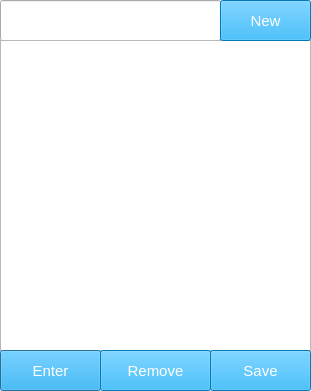
<?xml version="1.0" encoding="UTF-8"?>
<ui version="4.0">
 <class>date</class>
 <widget class="QDialog" name="date">
  <property name="geometry">
   <rect>
    <x>0</x>
    <y>0</y>
    <width>311</width>
    <height>391</height>
   </rect>
  </property>
  <property name="windowTitle">
   <string>Dialog</string>
  </property>
  <property name="styleSheet">
   <string notr="true">background-image:url(:/img/8.jpg);</string>
  </property>
  <widget class="QLineEdit" name="lineEdit">
   <property name="geometry">
    <rect>
     <x>0</x>
     <y>0</y>
     <width>221</width>
     <height>41</height>
    </rect>
   </property>
   <property name="styleSheet">
    <string notr="true">color:white;</string>
   </property>
  </widget>
  <widget class="QListWidget" name="listWidget">
   <property name="geometry">
    <rect>
     <x>0</x>
     <y>40</y>
     <width>311</width>
     <height>311</height>
    </rect>
   </property>
   <property name="styleSheet">
    <string notr="true">color:white;</string>
   </property>
  </widget>
  <widget class="QPushButton" name="pushButton_2">
   <property name="geometry">
    <rect>
     <x>0</x>
     <y>350</y>
     <width>101</width>
     <height>41</height>
    </rect>
   </property>
   <property name="styleSheet">
    <string notr="true">QPushButton{
			background-color:rgb(0, 170, 255);
			color:white;
			font-size:15px;
}
QPushButton:hover
{
	background-color:rgb(202, 232, 255);
	color:gray;
}</string>
   </property>
   <property name="text">
    <string>Enter</string>
   </property>
  </widget>
  <widget class="QPushButton" name="pushButton">
   <property name="geometry">
    <rect>
     <x>220</x>
     <y>0</y>
     <width>91</width>
     <height>41</height>
    </rect>
   </property>
   <property name="styleSheet">
    <string notr="true">QPushButton{
			background-color:rgb(0, 170, 255);
			color:white;
			font-size:15px;
}
QPushButton:hover
{
	background-color:rgb(202, 232, 255);
	color:gray;
}</string>
   </property>
   <property name="text">
    <string>New</string>
   </property>
  </widget>
  <widget class="QPushButton" name="pushButton_3">
   <property name="geometry">
    <rect>
     <x>210</x>
     <y>350</y>
     <width>101</width>
     <height>41</height>
    </rect>
   </property>
   <property name="styleSheet">
    <string notr="true">QPushButton{
			background-color:rgb(0, 170, 255);
			color:white;
			font-size:15px;
}
QPushButton:hover
{
	background-color:rgb(202, 232, 255);
	color:gray;
}</string>
   </property>
   <property name="text">
    <string>Save</string>
   </property>
  </widget>
  <widget class="QPushButton" name="pushButton_4">
   <property name="geometry">
    <rect>
     <x>100</x>
     <y>350</y>
     <width>111</width>
     <height>41</height>
    </rect>
   </property>
   <property name="styleSheet">
    <string notr="true">QPushButton{
			background-color:rgb(0, 170, 255);
			color:white;
			font-size:15px;
}
QPushButton:hover
{
	background-color:rgb(202, 232, 255);
	color:gray;
}</string>
   </property>
   <property name="text">
    <string>Remove</string>
   </property>
  </widget>
 </widget>
 <resources/>
 <connections/>
</ui>
